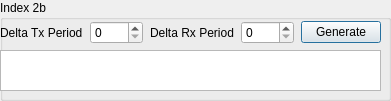
     <widget class="QGroupBox" name="groupBox_Index2b">
      <property name="geometry">
       <rect>
        <x>310</x>
        <y>60</y>
        <width>391</width>
        <height>101</height>
       </rect>
      </property>
      <property name="title">
       <string>Index 2b</string>
      </property>
      <widget class="QTextBrowser" name="OnsemiDtCarrierPer_CodeText">
       <property name="geometry">
        <rect>
         <x>0</x>
         <y>50</y>
         <width>381</width>
         <height>41</height>
        </rect>
       </property>
      </widget>
      <widget class="QWidget" name="layoutWidget">
       <property name="geometry">
        <rect>
         <x>0</x>
         <y>20</y>
         <width>381</width>
         <height>25</height>
        </rect>
       </property>
       <layout class="QHBoxLayout" name="horizontalLayout_10">
        <property name="spacing">
         <number>7</number>
        </property>
        <item>
         <widget class="QLabel" name="label_54">
          <property name="text">
           <string>Delta Tx Period</string>
          </property>
         </widget>
        </item>
        <item>
         <widget class="QSpinBox" name="OnsemiDtx_Per">
          <property name="maximum">
           <number>255</number>
          </property>
         </widget>
        </item>
        <item>
         <widget class="QLabel" name="label_55">
          <property name="text">
           <string>Delta Rx Period</string>
          </property>
         </widget>
        </item>
        <item>
         <widget class="QSpinBox" name="OnsemiDrx_Per">
          <property name="maximum">
           <number>255</number>
          </property>
         </widget>
        </item>
        <item>
         <widget class="QPushButton" name="OnsemiDeltaPer_GenerateButton">
          <property name="acceptDrops">
           <bool>false</bool>
          </property>
          <property name="layoutDirection">
           <enum>Qt::LeftToRight</enum>
          </property>
          <property name="text">
           <string>Generate</string>
          </property>
          <property name="checkable">
           <bool>true</bool>
          </property>
          <property name="autoRepeat">
           <bool>false</bool>
          </property>
          <property name="autoExclusive">
           <bool>false</bool>
          </property>
          <property name="autoRepeatInterval">
           <number>100</number>
          </property>
          <property name="default">
           <bool>true</bool>
          </property>
         </widget>
        </item>
       </layout>
      </widget>
     </widget>
